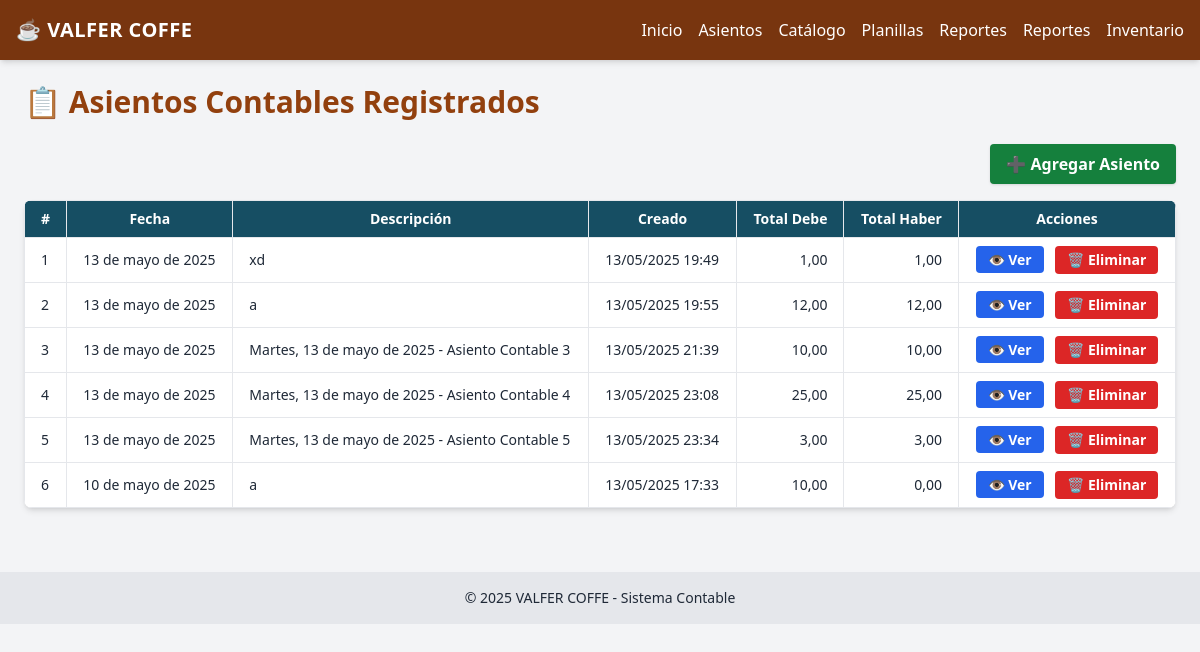
The page /asientos/ on the database as committed earlier.
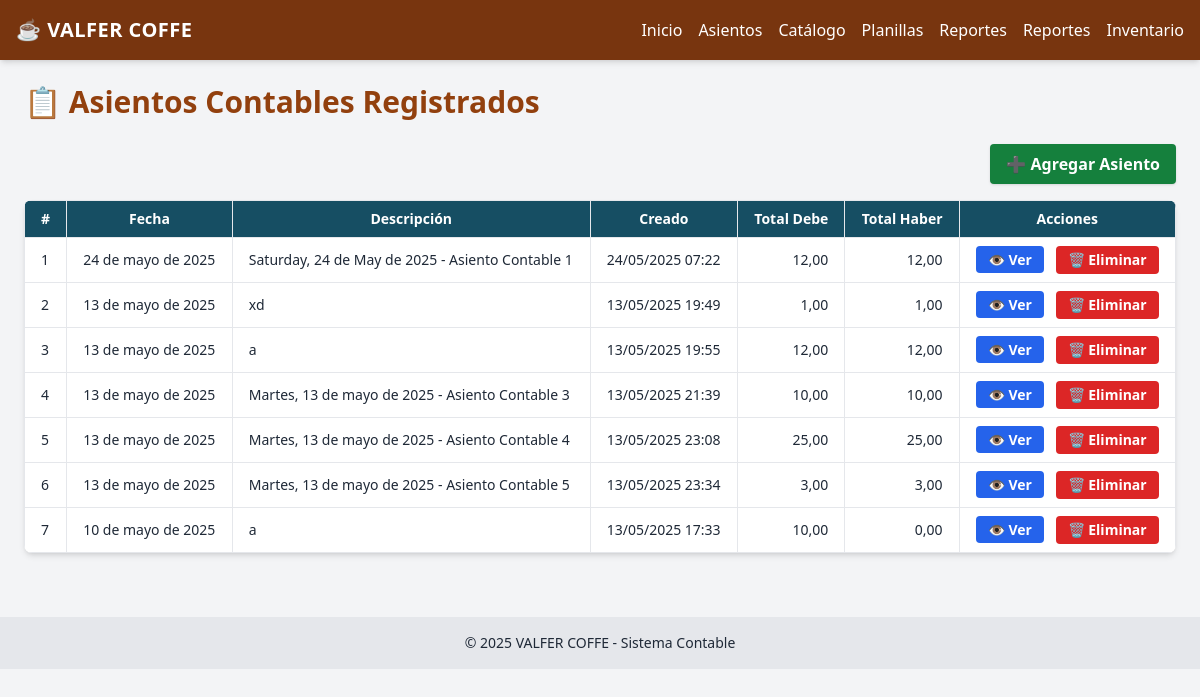
The same page on the database as committed later.
### contabilidad/models.py (models this page shows, shortened)
class AsientoContable(models.Model):
    fecha = models.DateField()
    descripcion = models.TextField()
    creado_en = models.DateTimeField(auto_now_add=True)

### contabilidad/views.py (the view)
# urls.py: path('asientos/', views.listar_asientos, name='listar_asientos'),
def listar_asientos(request):
    asientos = AsientoContable.objects.all().order_by('-fecha')
    data = []
    for asiento in asientos:
        total_debe = asiento.detalleasiento_set.aggregate(total=Sum('debe'))['total'] or 0
        total_haber = asiento.detalleasiento_set.aggregate(total=Sum('haber'))['total'] or 0
        data.append({
            'asiento': asiento,
            'total_debe': total_debe,
            'total_haber': total_haber,
        })
    return render(request, 'contabilidad/listar_asientos.html', {
        'asientos_data': data
    })

### contabilidad/templates/contabilidad/listar_asientos.html (shortened to what this page needs)
{% extends 'contabilidad/base.html' %}
{% block content %}
<div class="max-w-6xl mx-auto">
  <h2 class="text-3xl font-extrabold text-amber-800 mb-6">📋 Asientos Contables Registrados</h2>
  <div class="flex justify-end mb-4">
    <a href="{% url 'crear_asiento_contable' %}" class="bg-green-700 hover:bg-green-800 text-white px-4 py-2 rounded font-semibold shadow inline-flex items-center">
      ➕ Agregar Asiento
    </a>
  </div>
  <div class="bg-white shadow-md rounded-lg overflow-hidden">
    <div class="overflow-x-auto">
      <table class="min-w-full text-sm border-collapse">
        <thead class="bg-cyan-900 text-white">
          <tr>
            <th class="border px-4 py-2">#</th>
            <th class="border px-4 py-2">Fecha</th>
            <th class="border px-4 py-2">Descripción</th>
            <th class="border px-4 py-2">Creado</th>
            <th class="border px-4 py-2 text-right">Total Debe</th>
            <th class="border px-4 py-2 text-right">Total Haber</th>
            <th class="border px-4 py-2 text-center">Acciones</th>
          </tr>
        </thead>
        <tbody>
          {% for item in asientos_data %}
            <tr class="border-t hover:bg-amber-50">
              <td class="border px-4 py-2">{{ forloop.counter }}</td>
              <td class="border px-4 py-2">{{ item.asiento.fecha }}</td>
              <td class="border px-4 py-2">{{ item.asiento.descripcion }}</td>
              <td class="border px-4 py-2">{{ item.asiento.creado_en|date:"d/m/Y H:i" }}</td>
              <td class="border px-4 py-2 text-right">{{ item.total_debe|floatformat:2 }}</td>
              <td class="border px-4 py-2 text-right">{{ item.total_haber|floatformat:2 }}</td>
              <td class="border px-4 py-2 text-center space-x-2">
                <a href="{% url 'ver_asiento' item.asiento.id %}" class="bg-blue-600 hover:bg-blue-700 text-white py-1 px-3 rounded font-semibold">👁️ Ver</a>
                <button onclick="confirmarEliminacion({{ item.asiento.id }})" class="bg-red-600 hover:bg-red-700 text-white py-1 px-3 rounded font-semibold">🗑️ Eliminar</button>
              </td>
            </tr>
          {% endfor %}
        </tbody>
      </table>
    </div>
  </div>
</div>
<link rel="stylesheet" href="https://cdnjs.cloudflare.com/ajax/libs/animate.css/4.1.1/animate.min.css"/>
{% endblock %}

Rows that differ between the two databases and show on the page:
added AsientoContable: asiento.fecha "24 de mayo de 2025", asiento.descripcion "Saturday, 24 de May de 2025 - Asiento Contable 1", asiento.creado_en "24/05/2025 07:22", total_debe "12,00", total_haber "12,00"
